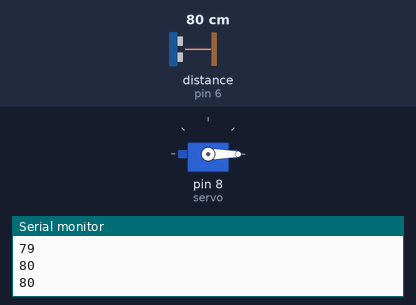
This sketch was run on a simulated Arduino Uno, built with avr-gcc and run on an emulated ATmega328P. Shown: servo, the last lines printed to the serial monitor. Wiring (inferred from the names in the program): ultrasonic range finder: trigger pin 7; echo pin 6. The inputs (shaded band) are chosen by the test bench; at power-on: distance to the obstacle (sensor on pin 6) 80 cm. The echo pulse lasts 58.3 µs per cm.

Above: at 1.2 s.
1.3 s: distance to the obstacle (sensor on pin 6) set to 53 cm
5.2 s: distance to the obstacle (sensor on pin 6) set to 44 cm
At 9.2 s:
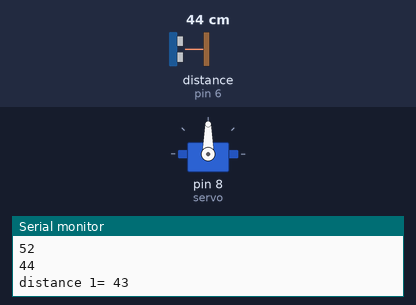
9.5 s: distance to the obstacle (sensor on pin 6) set to 60 cm
At 11.2 s:
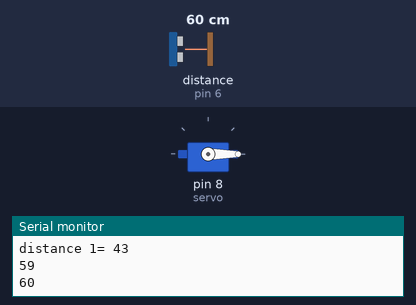
11.5 s: distance to the obstacle (sensor on pin 6) set to 2 cm
At 17.1 s:
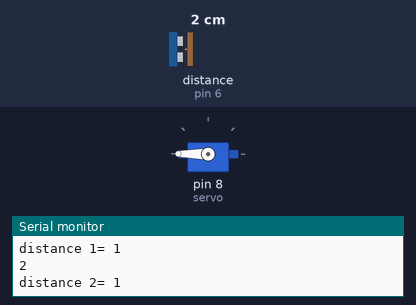
Timing chart, 0 to 19.6 s (numbered marks = the images above; inputs shaded):
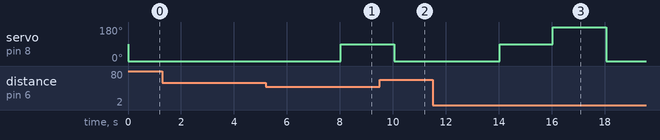

Measured:
- the behaviour switches between 50 and 49 cm on distance to the obstacle (sensor on pin 6) (found by bisection; images 0 and 1)
- after the input at 5.2 s, servo on pin 8 (servo): 0° → 90° after 2.8 s
- after the input at 9.5 s, servo on pin 8 (servo): 90° → 0° after 0.54 s
- after the input at 11.5 s, servo on pin 8 (servo): 0° → 90° after 2.5 s, → 180° 2.0 s later, → 0° 2.0 s later

The sketch:

servo_dist_read.ino
```cpp
#include <Servo.h>
#define trigPin 7
#define echoPin 6

Servo servo;
void setup()
{
Serial.begin (9600);
pinMode(trigPin, OUTPUT);
pinMode(echoPin, INPUT);
servo.attach(8);
}
void loop()
{
long duration, distance;

digitalWrite(trigPin, HIGH);
delayMicroseconds(500);
digitalWrite(trigPin, LOW);
duration = pulseIn(echoPin, HIGH);
distance = (duration/2) / 29.1;
Serial.println(distance);
if (distance < 50)
{
servo.write(90);

digitalWrite(trigPin, HIGH);

digitalWrite(trigPin, LOW);
duration = pulseIn(echoPin, HIGH);
int distance1 = (duration/2) / 29.1;
Serial.print("distance 1= ");
Serial.println(distance1);
delay(2000);
}
digitalWrite(trigPin, HIGH);

digitalWrite(trigPin, LOW);
duration = pulseIn(echoPin, HIGH);
distance = (duration/2) / 29.1;
Serial.println(distance);
if (distance < 50)
{
servo.write(180);

delay(10);
digitalWrite(trigPin, HIGH);

digitalWrite(trigPin, LOW);
duration = pulseIn(echoPin, HIGH);
int distance2 = (duration/2) / 29.1;
Serial.print("distance 2= ");
Serial.println(distance2);
delay(2000);
}
digitalWrite(trigPin, HIGH);

digitalWrite(trigPin, LOW);
duration = pulseIn(echoPin, HIGH);
distance = (duration/2) / 29.1;
Serial.println(distance);
if (distance < 50)
{
servo.write(-90);

delay(10);
digitalWrite(trigPin, HIGH);

digitalWrite(trigPin, LOW);
duration = pulseIn(echoPin, HIGH);
int distance3 = (duration/2) / 29.1;
Serial.print("distance 3= ");
Serial.println(distance3);
delay(2000);
}
/*servo.write(270);
digitalWrite(trigPin, LOW);
delayMicroseconds(2);
digitalWrite(trigPin, HIGH);
delayMicroseconds(10);
digitalWrite(trigPin, LOW);
duration = pulseIn(echoPin, HIGH);
int distance3 = (duration/2) / 29.1;
Serial.println(distance3);*/

else
{
servo.write(0);
}

delay(4000);
}
```
